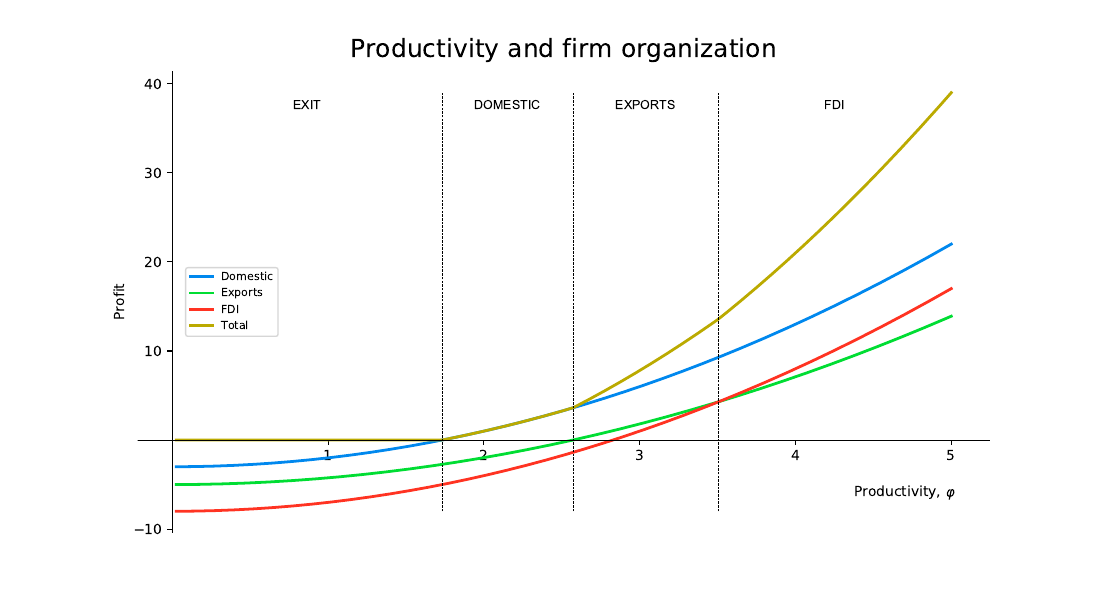

Write Python code to recreate this figure.
import matplotlib.pyplot as plt

# definition of parameters of the model
B = 1
epsilon = 3
A = B * (epsilon ** epsilon) / (epsilon - 1) ** (epsilon - 1)
fpl = 3
fx = 5
t = 1.15
colors = ['#0088EE', '#00DD33', '#FF3322', '#bbaa00']

# critical fi
fi_dom = (fpl / B) ** (1 / (epsilon - 1))
fi_exp = (fx / (B * (t ** (1 - epsilon)))) ** (1 / (epsilon - 1))
fi_fdi = ((fpl + fx) / B) ** (1 / (epsilon - 1))
fi_exp_fdi = (fpl / (B * (1 - t ** (1 - epsilon)))) ** (1 / (epsilon - 1))

# fi range
Fi = round(fi_exp_fdi + 1.1)

'''
# Function for calculating profits and storing them in arrays
def profits(B, epsilon, fpl, fx, t):
    y_dom_values = []
    y_exp_values = []
    y_fdi_values = []
    y_total_values = []
    x_values = []
    for i in range(1, 201):
        z = (i / 200) * Fi
        x_values.append(z)
        y_dom = B * (z ** (epsilon - 1)) - fpl
        y_exp = B * (t ** (1 - epsilon)) * (z ** (epsilon - 1)) - fx
        y_fdi = B * (z ** (epsilon - 1)) - fpl - fx
        y_total = max(y_dom, y_dom + max(y_fdi, y_exp), 0)
        y_dom_values.append(y_dom)
        y_exp_values.append(y_exp)
        y_fdi_values.append(y_fdi)
        y_total_values.append(y_total)
    return y_dom_values, y_exp_values, y_fdi_values, y_total_values, x_values


y_dom1, y_exp1, y_fdi1, pi_total1, x = profits(B, epsilon, fpl, fx, t)
'''


# Alternative function for calculating profits and storing them in arrays
def profit(A, epsilon, fpl, fx, t):
    pi_dom_values = []
    pi_exp_values = []
    pi_fdi_values = []
    pi_total_values = []
    x_values = []
    for i in range(1, 201):
        z = (i / 200) * Fi
        x_values.append(z)
        p = (epsilon / (epsilon - 1)) * (1 / z)
        px = (epsilon / (epsilon - 1)) * (t / z)
        q = A * (p ** -epsilon)
        qx = A * (px ** -epsilon)
        pi_dom = p * q - fpl - (q / z)
        pi_exp = px * qx - fx - (qx * t) / z
        pi_fdi = p * q - fpl - fx - (q / z)
        pi_total = max(pi_dom, pi_dom + max(pi_fdi, pi_exp), 0)
        pi_dom_values.append(pi_dom)
        pi_exp_values.append(pi_exp)
        pi_fdi_values.append(pi_fdi)
        pi_total_values.append(pi_total)
    return pi_dom_values, pi_exp_values, pi_fdi_values, pi_total_values, x_values


pi_dom1, pi_exp1, pi_fdi1, pi_total1, x = profit(A, epsilon, fpl, fx, t)

font = {'family': 'arial',
        'color': 'black',
        'weight': 'normal',
        'size': 9,
        }

plt.rcParams.update({'font.size': 10})

# Plot profit lines
fig, ax = plt.subplots(figsize=(11, 6))
ax.plot(x, pi_dom1, linewidth=2, color=colors[0], label="Domestic")
ax.plot(x, pi_exp1, linewidth=2, color=colors[1], label="Exports")
ax.plot(x, pi_fdi1, linewidth=2, color=colors[2], label="FDI")
ax.plot(x, pi_total1, linewidth=2, color=colors[3], label="Total")

# dotted lines
X1 = [fi_dom, fi_dom]
Y1 = [min(pi_fdi1), max(pi_total1)]
X2 = [fi_exp, fi_exp]
Y2 = [min(pi_fdi1), max(pi_total1)]
X3 = [fi_exp_fdi, fi_exp_fdi]
Y3 = [min(pi_fdi1), max(pi_total1)]

# Plot dotted lines
plt.plot(X1, Y1, linestyle='--', color='black', lw=.5)
plt.plot(X2, Y2, linestyle='--', color='black', lw=.5)
plt.plot(X3, Y3, linestyle='--', color='black', lw=.5)

# texts
ax.text(fi_dom / 2, max(pi_total1) * 0.96, "EXIT", fontdict=font, horizontalalignment='center',
        verticalalignment='center',)
ax.text(fi_dom + (fi_exp - fi_dom) / 2, max(pi_total1) * 0.96, "DOMESTIC", fontdict=font, horizontalalignment='center',
        verticalalignment='center',)
ax.text(fi_exp + (fi_exp_fdi - fi_exp) / 2, max(pi_total1) * 0.96, "EXPORTS", fontdict=font,
        horizontalalignment='center', verticalalignment='center',)
ax.text(fi_exp_fdi + (Fi - fi_exp_fdi) / 2, max(pi_total1) * 0.96, "FDI", fontdict=font, horizontalalignment='center',
        verticalalignment='center',)

# plt.grid(True, 'major', 'both', ls='--', lw=.5, c='k', alpha=.3)
plt.ylabel('Profit')
ax.set_xlabel('Productivity, $\\varphi$')
ax.xaxis.set_label_coords(.9, .1)
# plt.suptitle('Productivity and firm organization')

ax.set_title('Productivity and firm organization', fontsize=18, color='black', fontweight='normal', loc='center',
             pad=10)

plt.axhline(color='black', lw=0.5)
plt.axvline(color='black', lw=0.5)

ax.spines['top'].set_visible(False)
ax.spines['right'].set_visible(False)
ax.spines['left'].set_visible(False)
ax.spines['bottom'].set_visible(False)

# set the x-spine
ax.spines['left'].set_position('zero')  # type: ignore

# set the y-spine
ax.spines['bottom'].set_position('zero')  # type: ignore

xticks = ax.xaxis.get_major_ticks()
yticks = ax.yaxis.get_major_ticks()
xticks[1].set_visible(False)
yticks[2].set_visible(False)

plt.legend(bbox_to_anchor=(0.05, 0.5), loc="center left", fontsize=8)
plt.show()
fig.savefig("fdi_exports.pdf")
